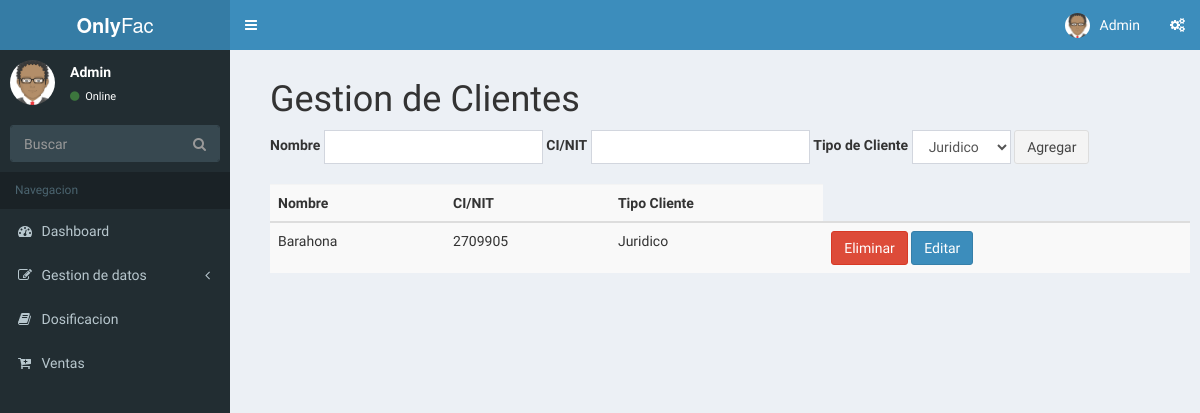
/index.php/cliente, run on an earlier commit of the app's database.
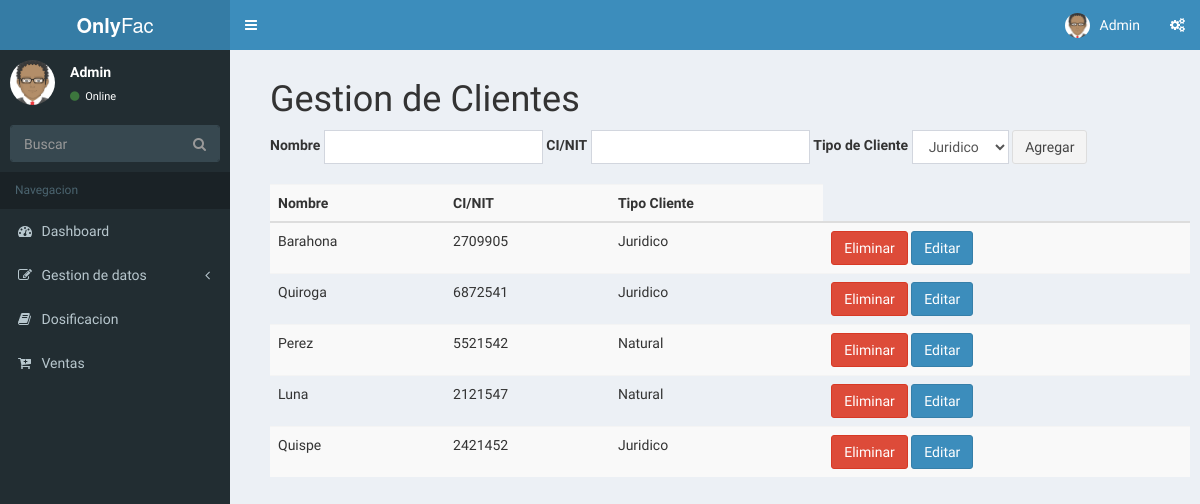
And on a later commit of the database.
### tables this page shows
CREATE TABLE `cliente` (
  `idCliente` int(11) NOT NULL AUTO_INCREMENT,
  `nombre_cliente` varchar(10) DEFAULT NULL,
  `cedula` varchar(12) DEFAULT NULL,
  `Tipo_Cliente_idTipo_Cliente` int(11) NOT NULL,
  PRIMARY KEY (`idCliente`),
  KEY `fk_Cliente_Tipo_Cliente1_idx` (`Tipo_Cliente_idTipo_Cliente`),
  CONSTRAINT `fk_Cliente_Tipo_Cliente1` FOREIGN KEY (`Tipo_Cliente_idTipo_Cliente`) REFERENCES `tipo_cliente` (`idTipo_Cliente`) ON DELETE NO ACTION ON UPDATE NO ACTION
);

CREATE TABLE `tipo_cliente` (
  `idTipo_Cliente` int(11) NOT NULL AUTO_INCREMENT,
  `descripcion` varchar(15) DEFAULT NULL,
  PRIMARY KEY (`idTipo_Cliente`)
);

### application/controllers/cliente.php (called while the page is built, shortened)
<?php
class Cliente extends CI_Controller {
	public function __construct(){
        $this->load->helper('url');
        $this->load->helper('form');
        $this->load->helper('security');
        $this->load->library('form_validation');
        $this->load->library('session');
        $this->load->model('Model_Cliente');
    }
	public function index()
	{
        $data['content'] = "cliente/index";
        $data['selectcat'] = $this->Model_Cliente->selectcat();
        $data['select'] = $this->Model_Cliente->select();
        $this->load->view("template", $data);
	}
}

### index.php (called while the page is built, shortened)
<?php
require_once BASEPATH.'core/CodeIgniter.php';

### application/models/model_cliente.php (called while the page is built, shortened)
<?php
Class Model_Cliente extends CI_Model {
    public function select()
    {
        $query = $this->db->query("SELECT * FROM cliente p inner join tipo_cliente c on p.Tipo_Cliente_idTipo_Cliente = c.idTipo_Cliente ");
        return $query->result();
    }
    public function selectcat(){
        $this->db->select('*');
        $this->db->from('tipo_cliente');
        $query = $this->db->get();
        return $query->result();
    }
}

### application/views/cliente/index.php (the view)
<h1>Gestion de Clientes</h1>
<?php if(isset($dataedit)) {echo form_open('cliente/update'."/".$dataedit[0]->idCliente, 'class="form-inline"');} elseif(isset($id)) { echo form_open('cliente/inserf/'.$id, 'class="form-inline"');} else {echo form_open('cliente/insert/', 'class="form-inline"');} ?>
  <div class="form-group">
    <label for="exampleInputName2">Nombre</label>
    <input type="text" name="cliname" class="form-control" id="exampleInputName2" value="<?php if(isset($dataedit)){ echo $dataedit[0]->nombre;} ?>" />
  </div>
  <div class="form-group">
    <label for="exampleInputName2">CI/NIT</label>
    <input type="text" name="clinit" class="form-control" id="exampleInputName2" value="<?php if(isset($dataedit)){ echo $dataedit[0]->cedula;} ?>" />
  </div>
  <div class="form-group">
    <label for="exampleInputName2">Tipo de Cliente</label>
    <select name = "clitype" class="form-control">
        <?php
            foreach ($selectcat as $value) { ?>
                <?php if($value->idTipo_Cliente == $dataedit[0]->Tipo_Cliente_idTipo_Cliente) { ?>
                <option selected value="<?php echo $value->idTipo_Cliente ?>"><?php echo $value->descripcion ?></option>
            <?php
            }
            else { ?>
                <option  value="<?php echo $value->idTipo_Cliente ?>"><?php echo $value->descripcion ?></option>
               <?php
            }
            }
        ?>
    </select>
  </div>
  <button type="submit" class="btn btn-default">
      <?php
        if(isset($dataedit)){
            echo "Actualizar";
        } else {
            echo "Agregar";
        }
      ?>
  </button>
<?php echo form_close(); ?>
<table class="table table-striped" style = "margin: 20px 0px;">
    <theader>
        <th>Nombre</th>
        <th>CI/NIT</th>
        <th>Tipo Cliente</th>
    </theader>
    <tbody>
        <?php foreach ($select as $value) { ?>
            <tr>
                <td><?php echo $value->nombre_cliente; ?></td>
                <td><?php echo $value->cedula; ?></td>
                <td><?php echo $value->descripcion; ?></td>
                <td>
                    <a href="<?php echo base_url('index.php/cliente/delete')."/".$value->idCliente; ?>" type="button" class="btn btn-danger">Eliminar</a>
                    <a href="<?php echo base_url('index.php/cliente/edit')."/".$value->idCliente; ?>" type="button" class="btn btn-primary">Editar</a>
                </td>
            </tr>
        <?php } ?>
    </tbody>
</table>

### application/views/template.php (shortened to what this page needs)
<!DOCTYPE html>
<html>
<head>
  <link rel="stylesheet" href="<?php echo base_url("assets/bootstrap/css/bootstrap.css"); ?>" />
  <link rel="stylesheet" href="https://cdnjs.cloudflare.com/ajax/libs/font-awesome/4.5.0/css/font-awesome.min.css">
  <link rel="stylesheet" href="https://cdnjs.cloudflare.com/ajax/libs/ionicons/2.0.1/css/ionicons.min.css">
  <link rel="stylesheet" href="<?php echo base_url("assets/plugins/jvectormap/jquery-jvectormap-1.2.2.css"); ?>">
  <link rel="stylesheet" href="<?php echo base_url("assets/dist/css/AdminLTE.min.css"); ?>">
  <link rel="stylesheet" href="<?php echo base_url("assets/dist/css/skins/_all-skins.min.css"); ?>">
</head>
<body class="hold-transition skin-blue sidebar-mini">
<div class="wrapper">
  <header class="main-header">
    <a href="index2.html" class="logo">
      <span class="logo-lg"><b>Only</b>Fac</span>
    </a>
    <nav class="navbar navbar-static-top">
      <a href="#" class="sidebar-toggle" data-toggle="offcanvas" role="button">
      </a>
      <div class="navbar-custom-menu">
        <ul class="nav navbar-nav">
          <li class="dropdown user user-menu">
            <a href="#" class="dropdown-toggle" data-toggle="dropdown">
              <img src="<?php echo base_url("assets/dist/img/avatar.png"); ?>" class="user-image" alt="User Image">
              <span class="hidden-xs">Admin</span>
            </a>
          </li>
          <li>
            <a href="#" data-toggle="control-sidebar"><i class="fa fa-gears"></i></a>
          </li>
        </ul>
      </div>
    </nav>
  </header>
  <aside class="main-sidebar">
    <section class="sidebar">
      <div class="user-panel">
        <div class="pull-left image">
          <img src="<?php echo base_url("assets/dist/img/avatar.png"); ?>" class="img-circle" alt="User Image">
        </div>
        <div class="pull-left info">
          <p>Admin</p>
          <a href="#"><i class="fa fa-circle text-success"></i> Online</a>
        </div>
      </div>
      <form action="#" method="get" class="sidebar-form">
        <div class="input-group">
          <input type="text" name="q" class="form-control" placeholder="Buscar">
              <span class="input-group-btn">
                <button type="submit" name="search" id="search-btn" class="btn btn-flat"><i class="fa fa-search"></i>
                </button>
              </span>
        </div>
      </form>
      <ul class="sidebar-menu">
        <li class="header">Navegacion</li>
        <li>
          <a href="#">
            <i class="fa fa-dashboard"></i> <span>Dashboard</span>
          </a>
        </li>
        <li class="treeview">
          <a href="#">
            <i class="fa fa-edit"></i> <span>Gestion de datos</span>
            <i class="fa fa-angle-left pull-right"></i>
          </a>
        </li>
        <li><a href="<?php echo base_url("index.php/dosificacion")?>"><i class="fa fa-book"></i> <span>Dosificacion</span></a></li>
        <li><a href="<?php echo base_url("index.php/venta")?>"><i class="fa fa-cart-plus"></i> <span>Ventas</span></a></li>
      </ul>
    </section>
  </aside>
  <div class="content-wrapper" style="padding: 10px 10px 10px 40px;">
      <?php
        if($content !=  "")
        {
            if(isset($data)){
                $this->load->view($content, $data);
            } else {
                $this->load->view($content);
            }
        }
      ?>
  </div>
</div>
</body>
</html>

What changed in the data, as far as the page shows it:
added cliente: nombre_cliente "Quiroga", cedula "6872541", Tipo_Cliente_idTipo_Cliente.descripcion "Juridico"
added cliente: nombre_cliente "Perez", cedula "5521542", Tipo_Cliente_idTipo_Cliente.descripcion "Natural"
added cliente: nombre_cliente "Luna", cedula "2121547", Tipo_Cliente_idTipo_Cliente.descripcion "Natural"
added cliente: nombre_cliente "Quispe", cedula "2421452", Tipo_Cliente_idTipo_Cliente.descripcion "Juridico"
